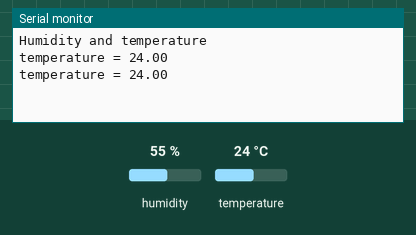
Recording of a sketch running on a simulated ESP8266 (NodeMCU). Shown: the last lines printed to the serial monitor. The test bench sets the inputs (shaded band); at power-on: temperature 24 °C, humidity 55 %.

Above: at 1.9 s.
2.0 s: temperature set to 12 °C
At 4.5 s:
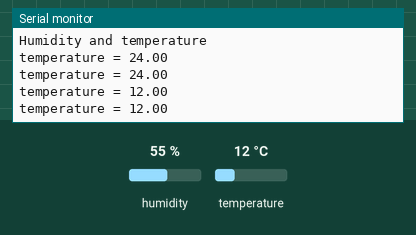
4.7 s: temperature set to 19 °C
At 6.2 s:
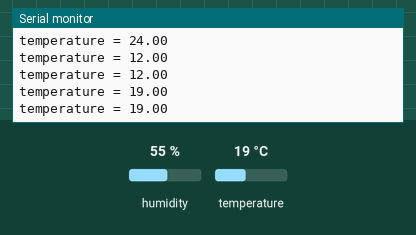
Timing chart, 0 to 7.7 s (numbered marks = the images above; inputs shaded):
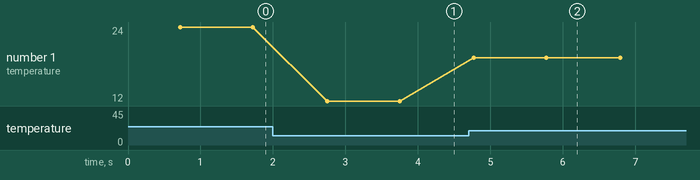

The sketch:

esp8266dht11.ino
```cpp
#include "DHT.h"        // including the library of DHT11 temperature and humidity sensor
#define DHTTYPE DHT11   // DHT 11

#define dht_dpin D5
DHT dht(dht_dpin, DHTTYPE);
void setup(void)
{
  dht.begin();
  Serial.begin(9600);
  //Serial1.begin(9600);
  Serial.println("Humidity and temperature\n\n");
  delay(700);

}
void loop()
{
    float h = dht.readHumidity();
    float t = dht.readTemperature();

    Serial.print("temperature = ");
    Serial.println(t);
   // Serial1.write(t);
  delay(1000);
}
```

Measured:
- after the input at 2.0 s, the serial monitor: prints a new line after 0.75 s (image 1)
- after the input at 4.7 s, the serial monitor: prints a new line after 0.07 s (image 2)
- plotted number 1: 24 → 12 after the input at 2.0 s, 12 → 19 after the input at 4.7 s
